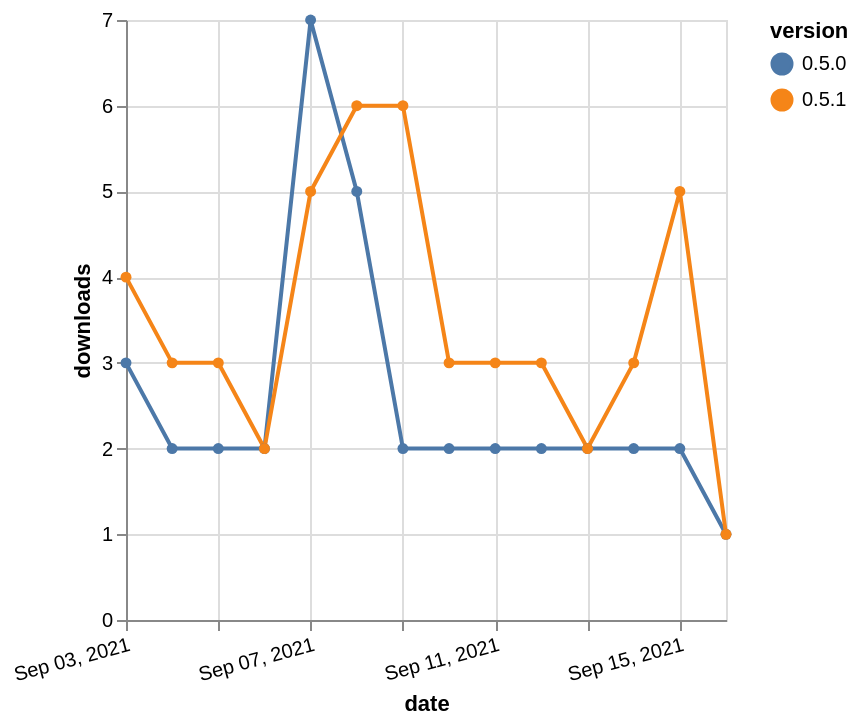

Write a Vega-Lite specification for this figure.
### Vega-Lite specification from a JSON file in a GitHub repository (floating-point values rounded to 4 significant figures)
{"$schema": "https://vega.github.io/schema/vega-lite/v5.json", "description": "A simple bar chart with embedded data.", "data": {"values": [{"date": "2021-09-03", "total": 5352, "delta": 3, "version": "0.5.0"}, {"date": "2021-09-04", "total": 5354, "delta": 2, "version": "0.5.0"}, {"date": "2021-09-05", "total": 5356, "delta": 2, "version": "0.5.0"}, {"date": "2021-09-06", "total": 5358, "delta": 2, "version": "0.5.0"}, {"date": "2021-09-07", "total": 5365, "delta": 7, "version": "0.5.0"}, {"date": "2021-09-08", "total": 5370, "delta": 5, "version": "0.5.0"}, {"date": "2021-09-09", "total": 5372, "delta": 2, "version": "0.5.0"}, {"date": "2021-09-10", "total": 5374, "delta": 2, "version": "0.5.0"}, {"date": "2021-09-11", "total": 5376, "delta": 2, "version": "0.5.0"}, {"date": "2021-09-12", "total": 5378, "delta": 2, "version": "0.5.0"}, {"date": "2021-09-13", "total": 5380, "delta": 2, "version": "0.5.0"}, {"date": "2021-09-14", "total": 5382, "delta": 2, "version": "0.5.0"}, {"date": "2021-09-15", "total": 5384, "delta": 2, "version": "0.5.0"}, {"date": "2021-09-16", "total": 5385, "delta": 1, "version": "0.5.0"}, {"date": "2021-09-03", "total": 5847, "delta": 4, "version": "0.5.1"}, {"date": "2021-09-04", "total": 5850, "delta": 3, "version": "0.5.1"}, {"date": "2021-09-05", "total": 5853, "delta": 3, "version": "0.5.1"}, {"date": "2021-09-06", "total": 5855, "delta": 2, "version": "0.5.1"}, {"date": "2021-09-07", "total": 5860, "delta": 5, "version": "0.5.1"}, {"date": "2021-09-08", "total": 5866, "delta": 6, "version": "0.5.1"}, {"date": "2021-09-09", "total": 5872, "delta": 6, "version": "0.5.1"}, {"date": "2021-09-10", "total": 5875, "delta": 3, "version": "0.5.1"}, {"date": "2021-09-11", "total": 5878, "delta": 3, "version": "0.5.1"}, {"date": "2021-09-12", "total": 5881, "delta": 3, "version": "0.5.1"}, {"date": "2021-09-13", "total": 5883, "delta": 2, "version": "0.5.1"}, {"date": "2021-09-14", "total": 5886, "delta": 3, "version": "0.5.1"}, {"date": "2021-09-15", "total": 5891, "delta": 5, "version": "0.5.1"}, {"date": "2021-09-16", "total": 5892, "delta": 1, "version": "0.5.1"}]}, "width": "container", "mark": {"type": "line", "point": {"filled": true}}, "encoding": {"x": {"field": "date", "type": "temporal", "timeUnit": "yearmonthdate", "title": "date", "axis": {"labelAngle": -15}}, "y": {"field": "delta", "type": "quantitative", "title": "downloads"}, "color": {"field": "version", "type": "nominal"}, "tooltip": {"field": "delta"}}}
